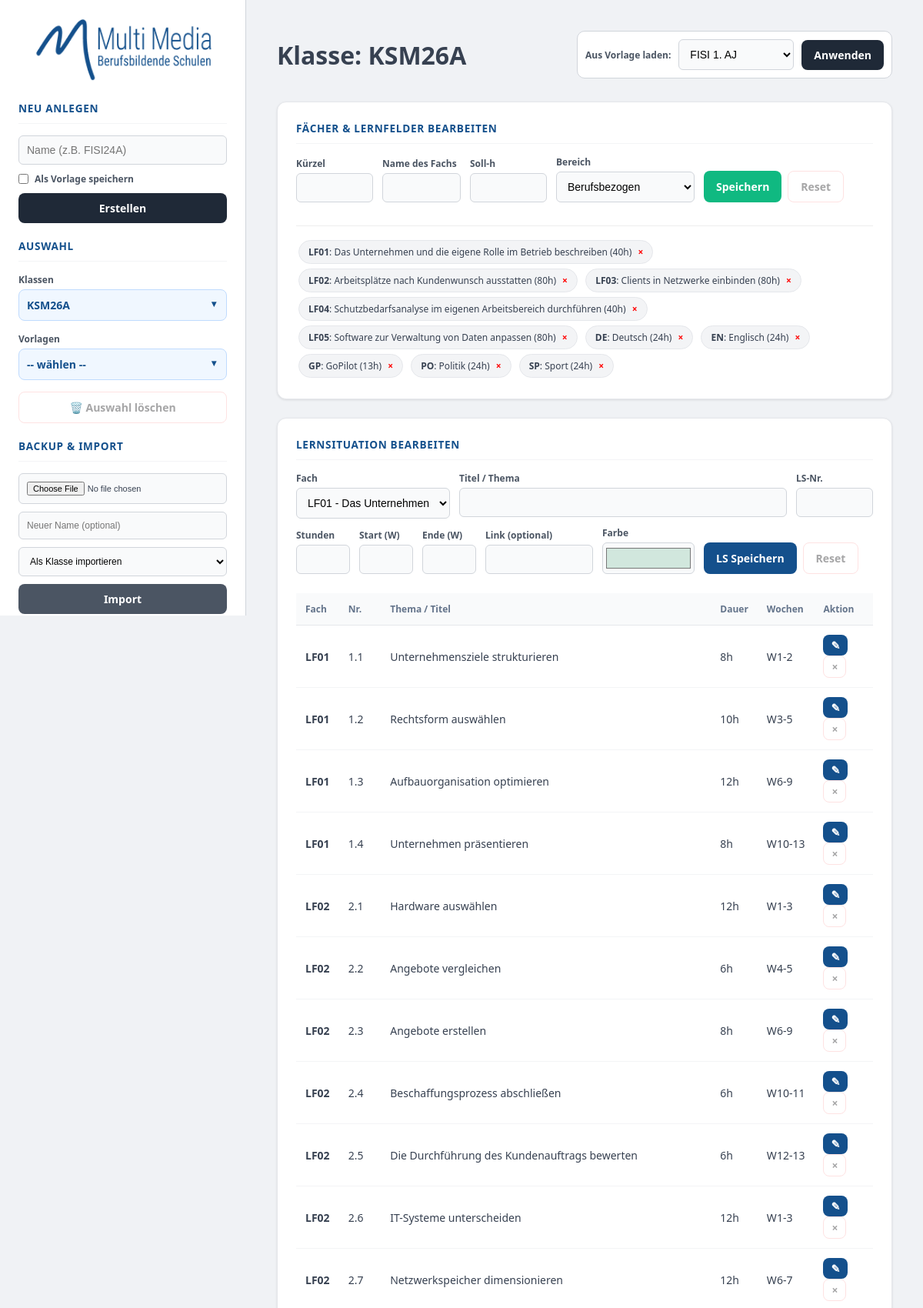
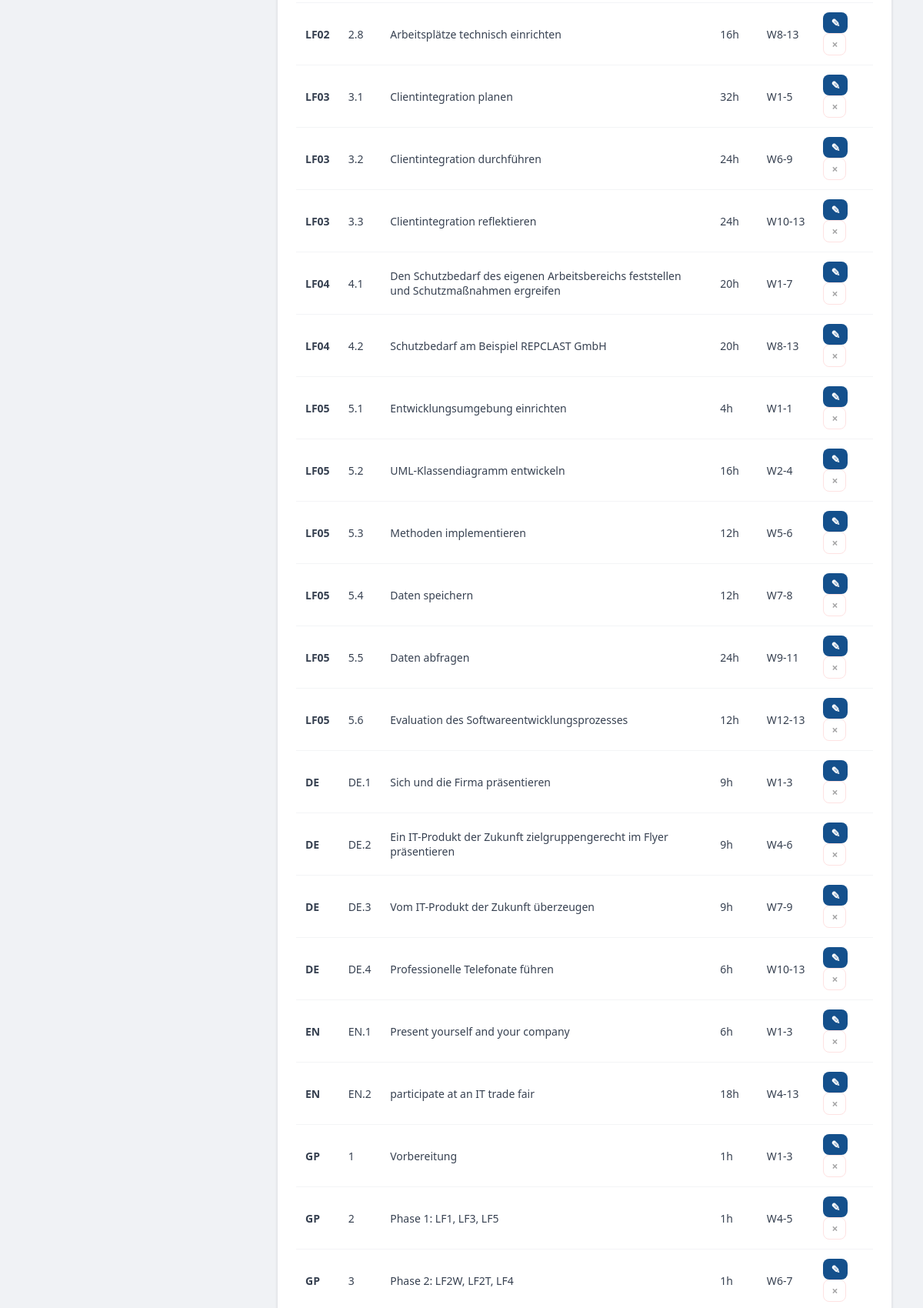
The app's page /didakt_admin.php?edit_id=KSM26A&type=classes (signed in, upper part) with its own data (2 pictures, top to bottom).
### tables this page shows
CREATE TABLE entities (
    id TEXT PRIMARY KEY, 
    name TEXT, 
    type TEXT -- 'classes' oder 'templates'
);

CREATE TABLE subjects (
    id INTEGER PRIMARY KEY AUTOINCREMENT,
    entity_id TEXT,
    sub_key TEXT,
    name TEXT,
    total_hours INTEGER,
    category TEXT,
    FOREIGN KEY(entity_id) REFERENCES entities(id) ON DELETE CASCADE
);

CREATE TABLE planning (
    id INTEGER PRIMARY KEY AUTOINCREMENT,
    subject_id INTEGER,
    ls_nr TEXT,
    title TEXT,
    hours INTEGER,
    start INTEGER,
    end INTEGER,
    color TEXT,
    url TEXT,
    FOREIGN KEY(subject_id) REFERENCES subjects(id) ON DELETE CASCADE
);

### didakt_admin.php (the view, shortened to what this page needs)
<?php
try {
    $db = new PDO('sqlite:didakt_data.db');
    $db->setAttribute(PDO::ATTR_ERRMODE, PDO::ERRMODE_EXCEPTION);
} catch (Exception $e) {
    die("Datenbankfehler. Bitte die Datei didakt_data.db sicherstellen.");
}
$activeId = $_GET['edit_id'] ?? null;
$activeType = $_GET['type'] ?? 'classes';
$dropdownTemplates = $db->query("SELECT * FROM entities WHERE type='templates' ORDER BY name")->fetchAll(PDO::FETCH_ASSOC);
$current = null;
$currentSubjects = [];
if ($activeId) {
    $stmt = $db->prepare("SELECT * FROM entities WHERE id = ?");
    $stmt->execute([$activeId]);
    $current = $stmt->fetch(PDO::FETCH_ASSOC);
    $stmt = $db->prepare("SELECT * FROM subjects WHERE entity_id = ?");
    $stmt->execute([$activeId]);
    $currentSubjects = $stmt->fetchAll(PDO::FETCH_ASSOC);
    usort($currentSubjects, function($a, $b) {
        $isLF_a = (stripos($a['sub_key'], 'LF') === 0);
        $isLF_b = (stripos($b['sub_key'], 'LF') === 0);
        if ($isLF_a && !$isLF_b) return -1;
        if (!$isLF_a && $isLF_b) return 1;
        if ($isLF_a && $isLF_b) {
            return (int)substr($a['sub_key'], 2) <=> (int)substr($b['sub_key'], 2);
        }
        return strcasecmp($a['sub_key'], $b['sub_key']);
    });
}
?>
<!DOCTYPE html>
<html lang="de">
<head>
</head>
<body>
<div class="sidebar">
    <img src="logo.png" style="max-width: 100%; margin-bottom: 25px;" onerror="this.style.display='none'">
    <h3>Neu anlegen</h3>
    <form method="POST" style="margin-bottom: 20px;">
        <input type="text" name="entity_name" placeholder="Name (z.B. FISI24A)" required>
        <label style="display:flex; align-items:center; gap:8px; margin-bottom:10px; cursor:pointer;">
            <input type="checkbox" name="is_template" style="width:auto; margin:0;"> Als Vorlage speichern
        </label>
        <button type="submit" name="add_entity" class="btn btn-primary">Erstellen</button>
    </form>
    <h3>Auswahl</h3>
    <div class="custom-select-container">
        <label>Klassen</label>
        <div class="select-trigger" onclick="toggleDropdown('classMenu')">
            <span><?= ($activeId && $activeType=='classes') ? htmlspecialchars($current['name']) : '-- wählen --' ?></span><small>▼</small>
        </div>
    </div>
    <div class="custom-select-container">
        <label>Vorlagen</label>
        <div class="select-trigger" onclick="toggleDropdown('tplMenu')">
            <span><?= ($activeId && $activeType=='templates') ? "📂 ".htmlspecialchars($current['name']) : '-- wählen --' ?></span><small>▼</small>
        </div>
    </div>
    <?php if($activeId): ?>
        <a href="?delete_entity=<?= $activeId ?>" class="btn btn-danger" style="margin-bottom:20px;" onclick="return confirm('Wirklich löschen?')">🗑️ Auswahl löschen</a>
    <?php endif; ?>
    <h3>Backup & Import</h3>
    <form method="POST" enctype="multipart/form-data" style="margin-bottom:15px;">
        <input type="file" name="backup_file" required style="font-size:11px;">
        <input type="text" name="new_name" placeholder="Neuer Name (optional)" style="font-size:12px;">
        <select name="upload_type" style="font-size:12px;">
            <option value="classes">Als Klasse importieren</option>
        </select>
        <button type="submit" name="upload_backup" class="btn btn-secondary">Import</button>
    </form>
</div>
<div class="main">
    <?php if($current): ?>
        <div style="display:flex; justify-content:space-between; align-items:center; margin-bottom:30px;">
            <h1 style="margin:0;"><?= ($activeType=='templates'?'Vorlage: ':'Klasse: ') . htmlspecialchars($current['name']) ?></h1>
            <?php if($activeType == 'classes'): ?>
            <form method="POST" style="display:flex; gap:10px; align-items:center; background:#fff; padding:10px; border-radius:10px; border:1px solid #d1d5db;">
                <label style="margin:0; white-space:nowrap">Aus Vorlage laden:</label>
                <select name="template_src_id" style="margin:0; width:150px;">
                    <?php foreach($dropdownTemplates as $t) echo "<option value='{$t['id']}'>{$t['name']}</option>"; ?>
                </select>
                <button type="submit" name="apply_template" class="btn btn-primary" style="width:auto;" onclick="return confirm('Fächer werden überschrieben!')">Anwenden</button>
            </form>
            <?php endif; ?>
        </div>
        <div class="card">
            <h3>Fächer & Lernfelder bearbeiten</h3>
            <form method="POST" id="sub_form">
                <div style="display:grid; grid-template-columns: 100px 1fr 100px 180px 220px; gap:12px; align-items:end;">
                    <div><label>Kürzel</label><input type="text" name="sub_key" id="sub_key" required></div>
                    <div><label>Name des Fachs</label><input type="text" name="sub_name" id="sub_name" required></div>
                    <div><label>Soll-h</label><input type="number" name="sub_hours" id="sub_hours" required></div>
                    <div><label>Bereich</label><select name="sub_cat" id="sub_cat"><option value="bezogen">Berufsbezogen</option><option value="uebergreifend">Übergreifend</option></select></div>
                    <div style="display:flex; gap:8px; margin-bottom:10px;">
                        <button type="submit" name="save_subject" class="btn btn-green">Speichern</button>
                        <button type="button" onclick="resetSub()" class="btn btn-danger" style="width:auto; display:inline-block;">Reset</button>
                    </div>
                </div>
            </form>
            <div style="margin-top:20px; border-top:1px solid #eee; padding-top:15px;">
                <?php foreach($currentSubjects as $s): ?>
                    <div class="badge">
                        <span onclick='editSub(<?= json_encode($s) ?>)' style="cursor:pointer"><strong><?= $s['sub_key'] ?></strong>: <?= $s['name'] ?> (<?= $s['total_hours'] ?>h)</span>
                        <a href="?del_subject=<?= $s['sub_key'] ?>&edit_id=<?= $activeId ?>&type=<?= $activeType ?>" style="color:red; font-weight:bold; text-decoration:none;">×</a>
                    </div>
                <?php endforeach; ?>
            </div>
        </div>
        <div class="card">
            <h3>Lernsituation bearbeiten</h3>
            <form method="POST" id="ls_form">
                <div style="display:grid; grid-template-columns: 200px 1fr 100px; gap:12px;">
                    <div><label>Fach</label><select name="subject" id="ls_sub"><?php foreach($currentSubjects as $s) echo "<option value='{$s['sub_key']}'>{$s['sub_key']} - {$s['name']}</option>"; ?></select></div>
                    <div><label>Titel / Thema</label><input type="text" name="title" id="ls_title" required></div>
                    <div><label>LS-Nr.</label><input type="text" name="ls_nr" id="ls_nr"></div>
                </div>
                <div style="display:grid; grid-template-columns: 1fr 1fr 1fr 2fr 120px 220px; gap:12px; align-items:end;">
                    <div><label>Stunden</label><input type="number" name="hours" id="ls_hours" required></div>
                    <div><label>Start (W)</label><input type="number" name="start" id="ls_start"></div>
                    <div><label>Ende (W)</label><input type="number" name="end" id="ls_end"></div>
                    <div><label>Link (optional)</label><input type="url" name="url" id="ls_url"></div>
                    <div><label>Farbe</label><input type="color" name="color" id="ls_color" value="#d1e7dd" style="padding:2px; height:41px;"></div>
                    <div style="display:flex; gap:8px; margin-bottom:10px;">
                        <button type="submit" name="save_ls" class="btn btn-blue" style="width:auto;">LS Speichern</button>
                        <button type="button" onclick="resetLS()" class="btn btn-danger" style="width:auto;">Reset</button>
                    </div>
                </div>
            </form>
            <table class="ls-table">
                <thead><tr><th>Fach</th><th>Nr.</th><th>Thema / Titel</th><th>Dauer</th><th>Wochen</th><th>Aktion</th></tr></thead>
                <tbody>
                <?php foreach($currentSubjects as $s):
                    $lsStmt = $db->prepare("SELECT * FROM planning WHERE subject_id = ? ORDER BY CAST(ls_nr AS UNSIGNED), ls_nr");
                    $lsStmt->execute([$s['id']]);
                    while($ls = $lsStmt->fetch(PDO::FETCH_ASSOC)): ?>
                    <tr>
                        <td><strong><?= $s['sub_key'] ?></strong></td>
                        <td><?= $ls['ls_nr'] ?></td>
                        <td><?= $ls['title'] ?></td>
                        <td><?= $ls['hours'] ?>h</td>
                        <td>W<?= $ls['start'] ?>-<?= $ls['end'] ?></td>
                        <td>
                            <button class="btn btn-blue" style="padding:4px 10px; width:auto; display:inline-block;" onclick='editLS(<?= json_encode($ls) ?>, "<?= $s['sub_key'] ?>")'>✎</button>
                            <a href="?del_ls_sql_id=<?= $ls['id'] ?>&edit_id=<?= $activeId ?>&type=<?= $activeType ?>" class="btn btn-danger" style="padding:4px 10px; width:auto; display:inline-block;">×</a>
                        </td>
                    </tr>
                <?php endwhile; endforeach; ?>
                </tbody>
            </table>
        </div>
    <?php endif; ?>
</div>
</body>
</html>

### didakt_admin.php (style rules this page uses)
:root { --primary-blue: #14508c; --sidebar-bg: #ffffff; --main-bg: #f0f2f5; }
body { font-family: 'Segoe UI', system-ui, sans-serif; background: var(--main-bg); display: flex; margin: 0; min-height: 100vh; color: #374151; }
.sidebar { width: 320px; background: var(--sidebar-bg); border-right: 1px solid #d1d5db; padding: 24px; position: fixed; height: 100vh; overflow-y: auto; box-sizing: border-box; display: flex; flex-direction: column; }
.main { margin-left: 320px; flex: 1; padding: 40px; }
.card { background: white; padding: 24px; border-radius: 12px; box-shadow: 0 1px 3px rgba(0,0,0,0.1); margin-bottom: 24px; border: 1px solid #e5e7eb; }
h3 { margin: 0 0 15px 0; font-size: 0.85rem; color: var(--primary-blue); text-transform: uppercase; letter-spacing: 0.05em; border-bottom: 1px solid #f3f4f6; padding-bottom: 10px; font-weight: 700; }
label { display: block; font-size: 12px; font-weight: 600; color: #4b5563; margin-bottom: 4px; }
input, select { width: 100%; padding: 10px; border: 1px solid #d1d5db; border-radius: 6px; font-size: 14px; box-sizing: border-box; background: #f9fafb; margin-bottom: 10px; }
.btn { display: block; width: 100%; padding: 10px 16px; border-radius: 8px; cursor: pointer; border: none; font-family: inherit; font-size: 14px; font-weight: 600; text-align: center; text-decoration: none; transition: all 0.2s; box-sizing: border-box; flex-shrink: 0; }
.btn-primary { background: #1f2937; color: white; }
.btn-blue { background: var(--primary-blue); color: white; }
.btn-green { background: #10b981; color: white; width: auto; display: inline-block; }
.btn-danger { background: #fff; color: #a6a6a7; border: 1px solid #fee2e2; }
.btn-secondary { background: #4b5563; color: white; }
.custom-select-container { position: relative; margin-bottom: 15px; }
.select-trigger { padding: 10px; background: #f0f7ff; border: 1px solid #bfdbfe; border-radius: 8px; cursor: pointer; display: flex; justify-content: space-between; font-size: 14px; color: var(--primary-blue); font-weight: 600; }
.badge { background:#f3f4f6; border:1px solid #e5e7eb; padding:6px 12px; border-radius:20px; font-size:12px; display:inline-flex; align-items:center; gap:8px; margin: 3px; }
.ls-table { width: 100%; border-collapse: collapse; margin-top: 15px; }
.ls-table th { text-align: left; padding: 12px; background: #f9fafb; font-size: 12px; border-bottom: 1px solid #e5e7eb; color: #64748b; }
.ls-table td { padding: 12px; border-bottom: 1px solid #f3f4f6; font-size: 14px; }

### records on screen
entities: name "KSM26A"
subjects: sub_key "LF01", name "Das Unternehmen und die eigene Rolle im Betrieb beschreiben", total_hours "40"
subjects: sub_key "LF02", name "Arbeitsplätze nach Kundenwunsch ausstatten", total_hours "80"
subjects: sub_key "LF03", name "Clients in Netzwerke einbinden", total_hours "80"
subjects: sub_key "LF04", name "Schutzbedarfsanalyse im eigenen Arbeitsbereich durchführen", total_hours "40"
subjects: sub_key "LF05", name "Software zur Verwaltung von Daten anpassen", total_hours "80"
subjects: sub_key "DE", name "Deutsch", total_hours "24"
subjects: sub_key "EN", name "Englisch", total_hours "24"
subjects: sub_key "GP", name "GoPilot", total_hours "13"
subjects: sub_key "PO", name "Politik", total_hours "24"
subjects: sub_key "SP", name "Sport", total_hours "24"
planning: subject.sub_key "LF01", ls_nr "1.1", title "Unternehmensziele strukturieren", hours "8", start "1", end "2"
planning: subject.sub_key "LF01", ls_nr "1.2", title "Rechtsform auswählen", hours "10", start "3", end "5"
planning: subject.sub_key "LF01", ls_nr "1.3", title "Aufbauorganisation optimieren", hours "12", start "6", end "9"
planning: subject.sub_key "LF01", ls_nr "1.4", title "Unternehmen präsentieren", hours "8", start "10", end "13"
planning: subject.sub_key "LF02", ls_nr "2.1", title "Hardware auswählen", hours "12", start "1", end "3"
planning: subject.sub_key "LF02", ls_nr "2.2", title "Angebote vergleichen", hours "6", start "4", end "5"
planning: subject.sub_key "LF02", ls_nr "2.3", title "Angebote erstellen", hours "8", start "6", end "9"
planning: subject.sub_key "LF02", ls_nr "2.4", title "Beschaffungsprozess abschließen", hours "6", start "10", end "11"
planning: subject.sub_key "LF02", ls_nr "2.5", title "Die Durchführung des Kundenauftrags bewerten", hours "6", start "12", end "13"
planning: subject.sub_key "LF02", ls_nr "2.6", title "IT-Systeme unterscheiden", hours "12", start "1", end "3"
planning: subject.sub_key "LF02", ls_nr "2.7", title "Netzwerkspeicher dimensionieren", hours "12", start "6", end "7"
planning: subject.sub_key "LF02", ls_nr "2.8", title "Arbeitsplätze technisch einrichten", hours "16", start "8", end "13"
planning: subject.sub_key "LF03", ls_nr "3.1", title "Clientintegration planen", hours "32", start "1", end "5"
planning: subject.sub_key "LF03", ls_nr "3.2", title "Clientintegration durchführen", hours "24", start "6", end "9"
planning: subject.sub_key "LF03", ls_nr "3.3", title "Clientintegration reflektieren", hours "24", start "10", end "13"
planning: subject.sub_key "LF04", ls_nr "4.1", title "Den Schutzbedarf des eigenen Arbeitsbereichs feststellen und Schutzmaßnahmen ergreifen", hours "20", start "1", end "7"
planning: subject.sub_key "LF04", ls_nr "4.2", title "Schutzbedarf am Beispiel REPCLAST GmbH", hours "20", start "8", end "13"
planning: subject.sub_key "LF05", ls_nr "5.1", title "Entwicklungsumgebung einrichten", hours "4", start "1", end "1"
planning: subject.sub_key "LF05", ls_nr "5.2", title "UML-Klassendiagramm entwickeln", hours "16", start "2", end "4"
planning: subject.sub_key "LF05", ls_nr "5.3", title "Methoden implementieren", hours "12", start "5", end "6"
planning: subject.sub_key "LF05", ls_nr "5.4", title "Daten speichern", hours "12", start "7", end "8"
planning: subject.sub_key "LF05", ls_nr "5.5", title "Daten abfragen", hours "24", start "9", end "11"
planning: subject.sub_key "LF05", ls_nr "5.6", title "Evaluation des Softwareentwicklungsprozesses", hours "12", start "12", end "13"
planning: subject.sub_key "DE", ls_nr "DE.1", title "Sich und die Firma präsentieren", hours "9", start "1", end "3"
planning: subject.sub_key "DE", ls_nr "DE.2", title "Ein IT-Produkt der Zukunft zielgruppengerecht im Flyer präsentieren", hours "9", start "4", end "6"
planning: subject.sub_key "DE", ls_nr "DE.3", title "Vom IT-Produkt der Zukunft überzeugen", hours "9", start "7", end "9"
planning: subject.sub_key "DE", ls_nr "DE.4", title "Professionelle Telefonate führen", hours "6", start "10", end "13"
planning: subject.sub_key "EN", ls_nr "EN.1", title "Present yourself and your company", hours "6", start "1", end "3"
planning: subject.sub_key "EN", ls_nr "EN.2", title "participate at an IT trade fair", hours "18", start "4", end "13"
planning: subject.sub_key "GP", ls_nr "1", title "Vorbereitung", hours "1", start "1", end "3"
planning: subject.sub_key "GP", ls_nr "2", title "Phase 1: LF1, LF3, LF5", hours "1", start "4", end "5"
planning: subject.sub_key "GP", ls_nr "3", title "Phase 2: LF2W, LF2T, LF4", hours "1", start "6", end "7"

### other values on screen
form field template_src_id "FISI 1. AJ"
form field subject "LF01 - Das Unternehmen und die eigene Rolle im Betrieb beschreiben"
